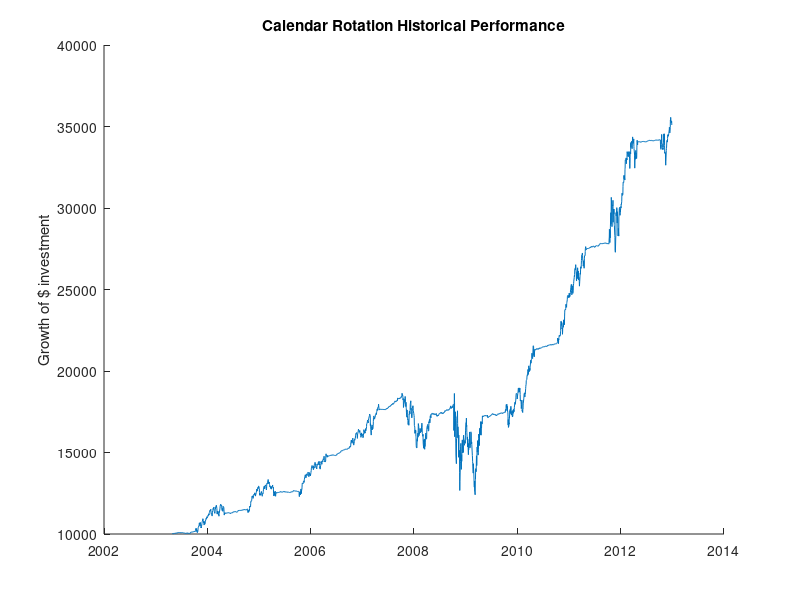

MATLAB code to generate this figure:
file = fopen('SHY.csv');
fgetl(file); %skip header line
dSHY=textscan(file,'%s %f','delimiter',',');
fclose(file);
dSHY{1} = datenum(dSHY{1}, 'mm/dd/yyyy');
dSHY{1} = flipud(dSHY{1}); % reverse array
dSHY{2} = flipud(dSHY{2}); % reverse array
% dSHY(1) is datenum, dSHY(2) is Adjusted close

file = fopen('MDY.csv');
fgetl(file); %skip header line
dMDY=textscan(file,'%s %f','delimiter',',');
fclose(file);
dMDY{1} = datenum(dMDY{1}, 'mm/dd/yyyy');
dMDY{1} = flipud(dMDY{1}); % reverse array
dMDY{2} = flipud(dMDY{2}); % reverse array
% dMDY(1) is datenum, dMDY(2) is Adjusted close

file = fopen('MDY_dividend.csv');
fgetl(file);
dMDYdiv = textscan(file,'%s %f %s','delimiter',',');
fclose(file);
dMDYdiv{1} = datenum(dMDYdiv{3}, 'mm/dd/yyyy');
dMDYdiv(3) = []; % don't care about offer date, just award date
dMDYdiv{1} = flipud(dMDYdiv{1}); % reverse array
dMDYdiv{2} = flipud(dMDYdiv{2}); % reverse array
% dMDYdiv{1} is dividend award date, dMDYdiv{2} is dividend yield amt

file = fopen('SHY_dividend.csv');
fgetl(file);
dSHYdiv = textscan(file,'%s %f %s','delimiter',',');
fclose(file);
dSHYdiv{1} = datenum(dSHYdiv{3}, 'mm/dd/yyyy');
dSHYdiv(3) = []; % don't care about offer date, just award date
dSHYdiv{1} = flipud(dSHYdiv{1}); % reverse array
dSHYdiv{2} = flipud(dSHYdiv{2}); % reverse array
% dSHYdiv{1} is dividend award date, dSHYdiv{2} is dividend yield amt
%---------------------------------------------

startDate = datenum([2003 5 1 0 0 0]); % equal to startFI
nextEQ = datenum([2003 10 8 0 0 0]);
endDate = datenum([2012 12 31 0 0 0]);
initialMoney = 10000;

curDate = startDate;
wealthTS = zeros(365*9,3);
idxTS = 1; % next empty position in wealthTS
wealthTS(idxTS,:) = [curDate initialMoney 0]; idxTS=idxTS+1;

% purchase initial fixed income
tmpidx = find(dSHY{1} >= curDate, 1); % first trading day on or after initialDate
curDate = dSHY{1}(tmpidx); %advance time
myval = initialMoney / dSHY{2}(tmpidx); %myval now contains shares of SHY
% set initial key dates
nextFI = datenum(datevec(startDate) + [1 0 0 0 0 0]);
flagEQ = 0; % Am I currently holding the equity stock?
curHolding = dSHY;
curHoldingDiv = dSHYdiv;

while curDate < endDate
    bDivToday = find(curDate == curHoldingDiv{1}, 1); % is there a dividend today? bDivToday is the index
    
   if curDate == nextEQ
       % sell all held SHY shares, buy all MDY shares
       tmpidx = find(dSHY{1} >= curDate, 1); % first trading day on or after today
       % what if there is a dividend between? Very unlikely
       curDate = dSHY{1}(tmpidx); %advance time 
       myval = myval * dSHY{2}(tmpidx); %myval now contains $
       % lag period - just holding cash
       tmpidx = find(dMDY{1} >= curDate, 1); % first trading day on or after today (effectively same day)
       curDate1 = dMDY{1}(tmpidx); %advance time 
       assert(curDate == curDate1,'MDY and SHY sold on different trading days?');
       myval = myval / dMDY{2}(tmpidx); %myval now contains shares of MDY
       
       curHolding = dMDY;
       curHoldingDiv = dMDYdiv;
       nextEQ = datenum(datevec(nextEQ) + [1 0 0 0 0 0]);
       flagEQ = 1;
   elseif curDate == nextFI
       % sell all held MDY shares, buy all SHY shares
       tmpidx = find(dMDY{1} >= curDate, 1); % first trading day on or after today
       % what if there is a dividend between? Very unlikely
       curDate = dMDY{1}(tmpidx); %advance time 
       myval = myval * dMDY{2}(tmpidx); %myval now contains $
       % lag period - just holding cash
       tmpidx = find(dSHY{1} >= curDate, 1); % first trading day on or after today (effectively same day)
       curDate1 = dSHY{1}(tmpidx); %advance time 
       assert(curDate == curDate1,'SHY and MDY sold on different trading days?');
       myval = myval / dSHY{2}(tmpidx); %myval now contains shares of SHY
       
       curHolding = dSHY;
       curHoldingDiv = dSHYdiv;
       nextFI = datenum(datevec(nextFI) + [1 0 0 0 0 0]);
       flagEQ = 0;
   elseif bDivToday
       tmpdiv = myval * curHoldingDiv{2}(bDivToday); % in cash
       tmpidx = find(curDate >= curHolding{1}, 1); % index of first trading day on or after today in my current holding
       myval = myval + tmpdiv / curHolding{2}(tmpidx); % purchase additional shares
   end
   
   % output to time series
   tmpidx = find(curHolding{1} == curDate, 1); % get index of today in dSHY
   if (tmpidx)
       % it's a trading day! We can output something.
       tmpcash = myval * curHolding{2}(tmpidx);
       wealthTS(idxTS,:) = [curDate tmpcash flagEQ]; idxTS=idxTS+1;
   end
   % advance time
   curDate = curDate + 1;
end

figure;
hold on;
plot(wealthTS(1:idxTS-1,1),wealthTS(1:idxTS-1,2))
idxEQ = find(wealthTS(1:idxTS-1,3) == 1);
idxFI = find(wealthTS(1:idxTS-1,3) == 0);
    %area(wealthTS(idxEQ,1), wealthTS(idxEQ,2),'FaceColor',[.2 .2 .2]);
    %area(wealthTS(idxFI,1), wealthTS(idxFI,2),'FaceColor',[.3 .4 .5]);
%plot(wealthTS(idxEQ,1), wealthTS(idxEQ,2));
%plot(wealthTS(idxFI,1), wealthTS(idxFI,2),'Color','green');

datetick;
%xlabel('Time');
ylabel(['Growth of $' initialMoney ' investment']);
title('Calendar Rotation Historical Performance');
%legend('Calendar Rotation','SPDR S&P MidCap 400 (MDY)','iShares Barclays 1-3 Year Treasury Bond (SHY)');
hold off;


if 0
figure;
plot(dMDY{1},dMDY{2});
datetick;
ylabel(['MDY price']);
title('SPDR S&P MidCap 400 (MDY)');

figure;
plot(dSHY{1},dSHY{2});
datetick;
ylabel(['SHY price']);
title('iShares Barclays 1-3 Year Treasury Bond (SHY)');
end